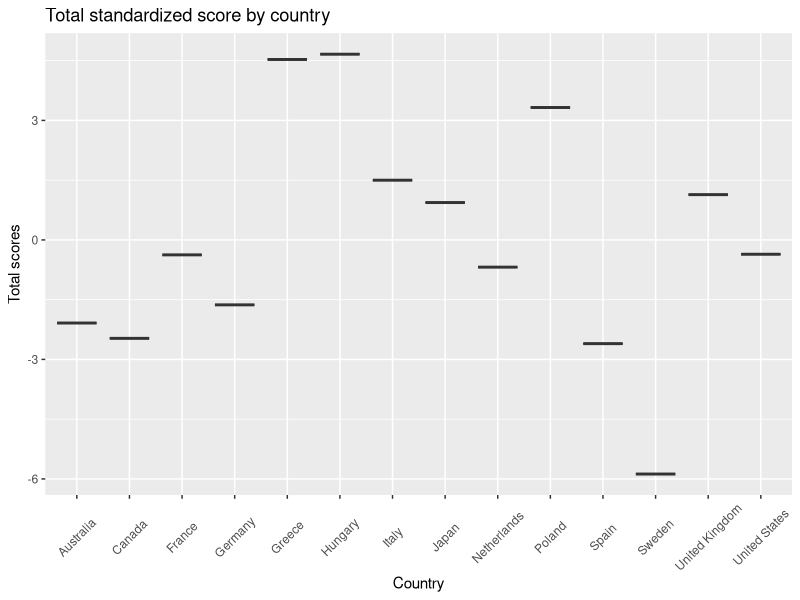
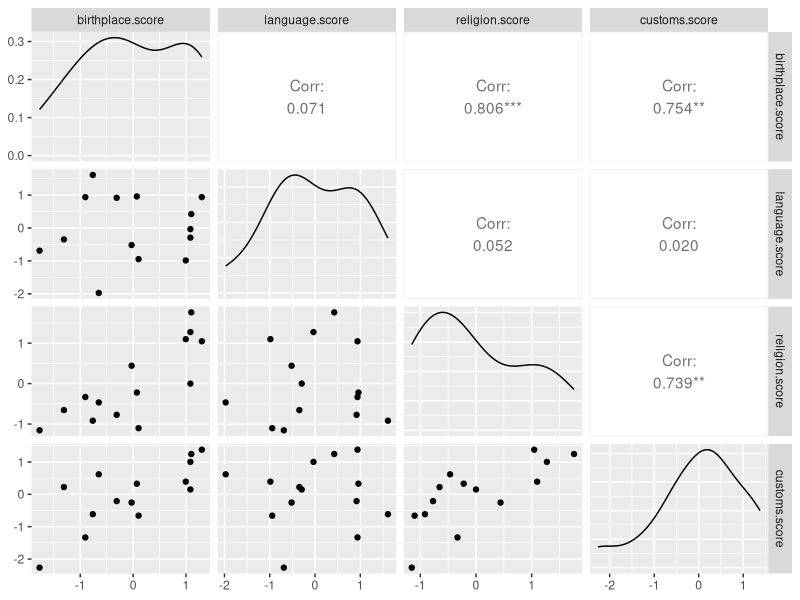
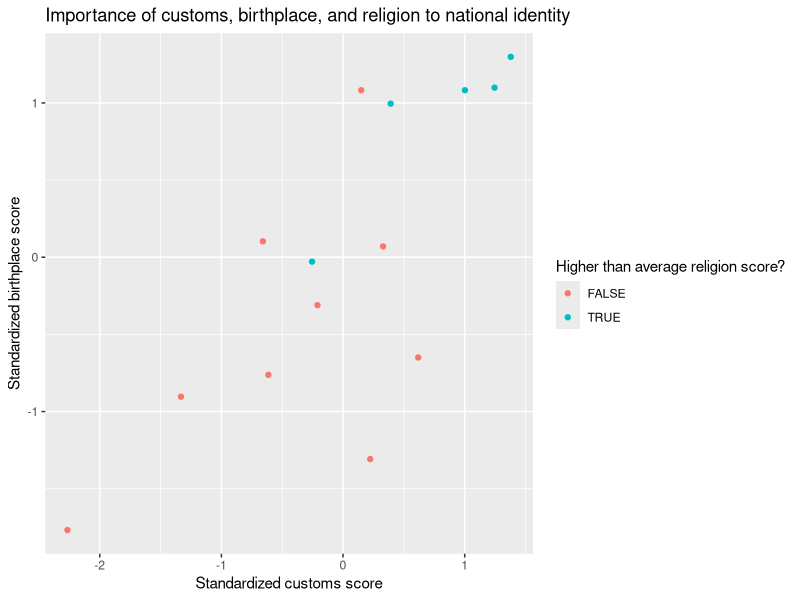

R code for these plots, in order:
pew.data <- read.csv("./Pew.data.final.HW4.csv", head = TRUE)

library(ggplot2)
library(GGally)

birthplace <- pew.data[1:14,]
birthplace.score <- birthplace$Standardized.score
language <- pew.data[15:28,]
language.score <- language$Standardized.score
religion <- pew.data[29:42,]
religion.score <- religion$Standardized.score
customs <- pew.data[43:56,]
customs.score <- customs$Standardized.score
country <- customs$Country

score.by.country <- cbind(birthplace, birthplace.score, language.score, religion.score, customs.score)
score.by.country <- score.by.country[,-(2:3)]

# 1. Univariate analysis. Find the total score for each country (adding up the standardized scores for all four questions) and 
#display the results in a table or graph.

total.scores <- rowSums(score.by.country[,-1])
score.by.country <- cbind(score.by.country, total.scores)
final.score.by.country <- score.by.country[,c(1,6)]
final.score.by.country

ggplot(score.by.country, aes(x = country, y = total.scores)) + theme(axis.text.x = element_text(angle=45, vjust = 0.5)) + geom_boxplot() + scale_size(range = c(3,10)) + labs(title = "Total standardized score by country", y = "Total scores", x = "Country")


# 2. Bivariate analysis. Use ggpairs() in the GGally library to create a scatterplot matrix. There should be 4-choose-2 = 6 pairs of 
# variables plotted. Identify which of these six pairs are strongly related, and which are weakly related.

ggpairs(score.by.country, columns = c("birthplace.score", "language.score", "religion.score", "customs.score"))

# From the pairwise correlation values shown in the plot above, it is clear that customs and birthplace are the most strongly related national identity variables across all countries, 
# with religion and customs falling into a rather distant second place.. Conversely, language and customs, language and birthplace, and language and religion are quite weakly related.
# Interstingly (given American religious right political talking points), language doesn't seem to be strongly related to any of the other metrics of national identity.



# 3. Trivariate analysis. You should find that three of the variables are quite strongly related, while the other variable is more 
# weakly related. Draw a scatterplot of the two most strongly correlated variables. Then color the points according to the weakly related variable 
# (e.g. make the points where the weakly related variable is above average one color, and the weakly related variable is below average another color.) 
# What does this tell you that was not obvious from the bivariate analysis?

# Customs, birthplace and religion.


score.by.country$religion.score <- c(0.49968, -0.106866, -0.311285, -0.01743255, 1.3820730, 0.90439, 0.939202, -0.4083846, 1.0561559, -0.53230049, -0.5670624, -0.0570308, -0.233095, -2.6621072395)

avg.religion <- mean(score.by.country$religion.score)
# For some reason calculating the sum (and so, the average) of these values gave super low numbers (e-12 low). I think it was some weird formatting from excel or something.
# So I entered the religion scores manually so I could compute the average, and it worked!


ggplot(score.by.country, aes(x = customs.score, y = birthplace.score, group = religion.score, color = factor(religion.score>avg.religion))) + geom_point() + labs(title="Importance of customs, birthplace, and religion to national identity", x="Standardized customs score", y="Standardized birthplace score", colour = "Higher than average religion score?")


# This plot seems to be saying that in general, respondants in countries with higher than average religion scores (ones who think religion is more important to national identity) also seem to show a positive correlation between 
# seeing local customs and birthplace as important to national identity. So, people in more religious countries are likely to also think that adoption of local customs and birthplace are important to a national identity.
